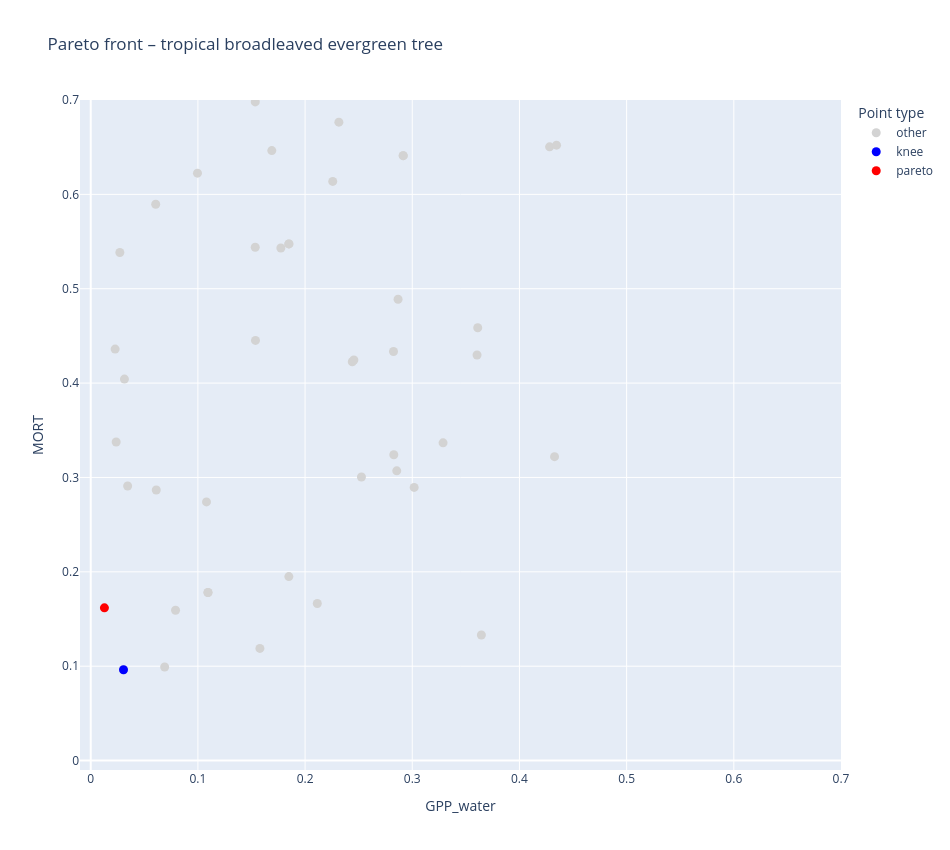
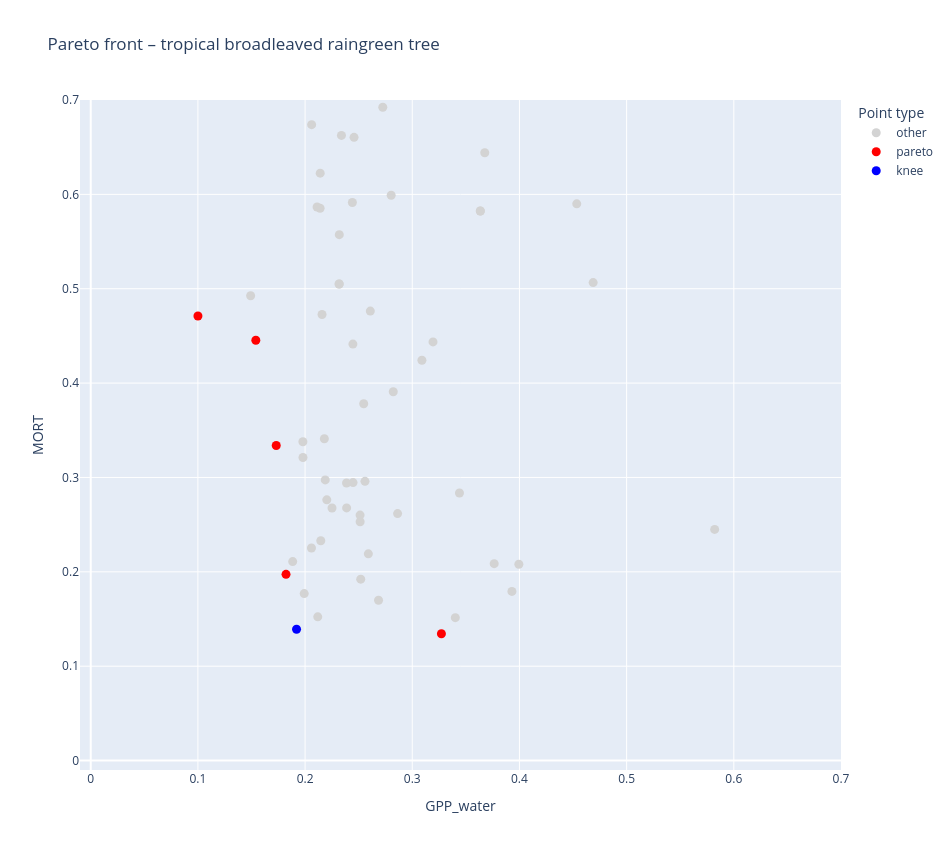
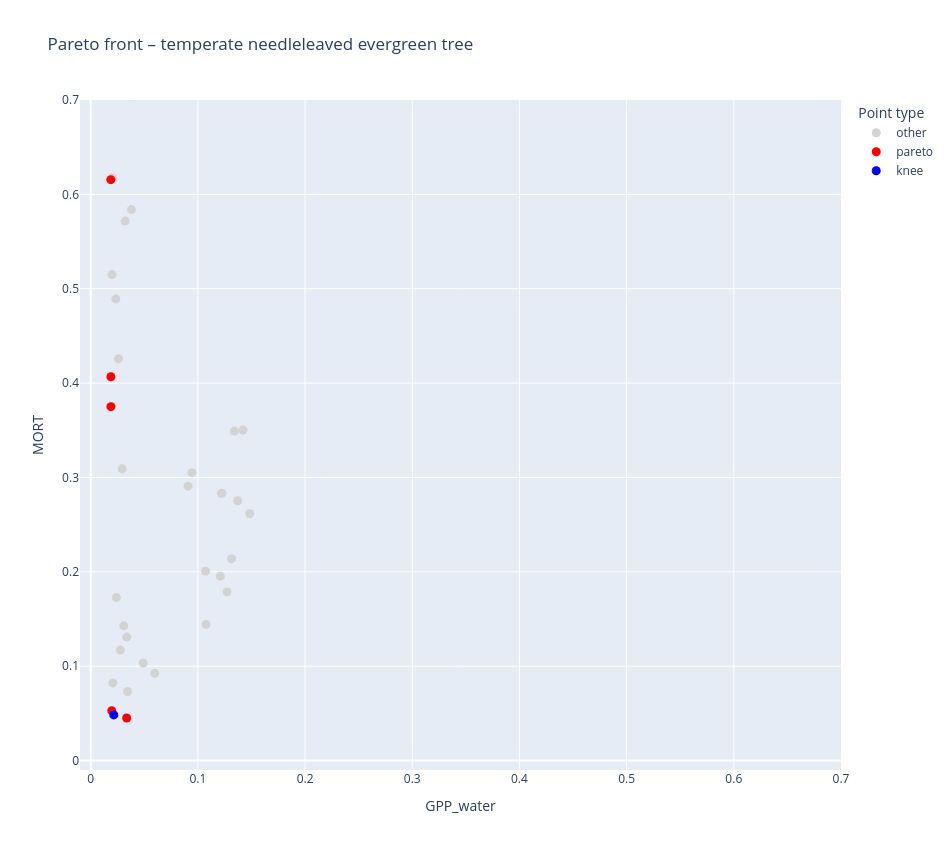
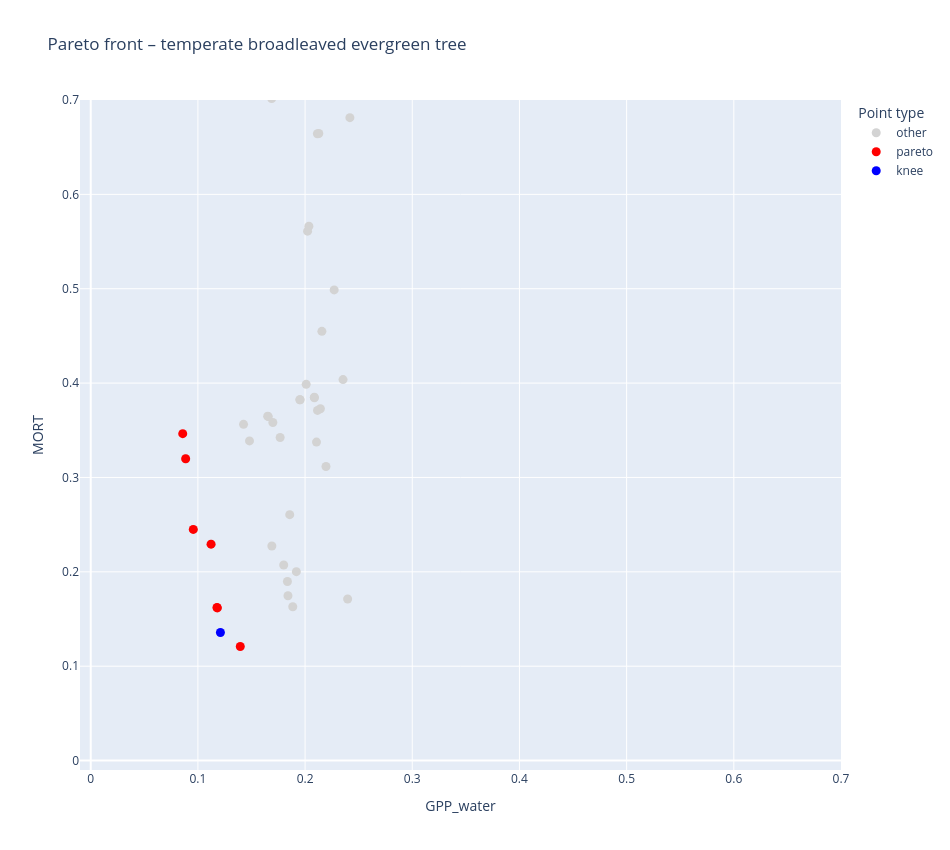

Notebook cell for these charts, in order:
### Markdown cell above
## Plots

### Code cell
for pft in df["pft"].unique():
    interactive_pareto_for_pft(df, pft)

### Figure 1 — Plotly figure (JSON) as saved in the notebook; plotly's stock layout.template omitted (floating-point values rounded to 4 significant figures; data arrays with more than 128 entries replaced by an {"elided": "..."} marker saying what was removed)
{"data": [{"customdata": {"elided": "98x7 float values"}, "hovertemplate": "category=other<br>GPP_water=%{x:.3f}<br>MORT=%{y:.3f}<br>trial=%{customdata[0]}<br>alpha_tropical_broadleaved_evergreen_tree=%{customdata[1]:.3f}<br>beta_tropical_broadleaved_evergreen_tree=%{customdata[2]:.3f}<br>gpp_water_slope=%{customdata[3]:.3f}<br>mort_slope=%{customdata[4]:.3f}<br>gpp_water_intercept=%{customdata[5]:.3f}<br>mort_intercept=%{customdata[6]:.3f}<extra></extra>", "legendgroup": "other", "marker": {"color": "lightgray", "size": 9, "symbol": "circle"}, "mode": "markers", "name": "other", "orientation": "v", "showlegend": true, "type": "scatter", "x": [0.108, 0.02277, 0.3838, 0.1723, 0.1094, 0.03898, 0.1535, 0.3611, 0.02462, 0.2016, 0.2915, 0.3662, 0.3373, 0.2702, 0.244, 0.3133, 0.1405, 0.06899, 0.02717, 0.1774, 0.3763, 0.2315, 0.2783, 0.03446, 0.3413, 0.3278, 0.39, 0.4033, 0.2635, 0.1479, 0.3018, 0.365, 0.1849, 0.06941, 0.4281, 0.2436, 0.1537, 0.1174, 0.3604, 0.3812, 0.2272, 0.344, 0.4327, 0.2965, 0.191, 0.3996, 0.3296, 0.2526, 0.2828, 0.3846, 0.1849, 0.1849, 0.2694, 0.3769, 0.3881, 0.1578, 0.2825, 0.2915, 0.4346, 0.3674, 0.2258, 0.03146, 0.1535, 0.3133, 0.3645, 0.09053, 0.2867, 0.2455, 0.09847, 0.2311, 0.02363, 0.3287, 0.244, 0.2692, 0.1063, 0.2686, 0.2855, 0.2706, 0.07915, 0.09959, 0.2991, 0.2948, 0.0743, 0.3615, 0.1689, 0.2114, 0.1658, 0.1578, 0.1958, 0.03058, 0.1094, 0.3614, 0.06063, 0.3459, 0.4052, 0.06115, 0.02375, 0.4], "xaxis": "x", "y": [0.2741, 0.4361, 1.395, 0.9718, 0.1781, 0.9247, 0.698, 0.4586, 1.896, 1.662, 0.641, 1.762, 0.7683, 1.637, 0.4227, 1.332, 0.7854, 0.09915, 0.5383, 0.5431, 1.609, 0.6765, 0.8854, 0.2909, 1.495, 1.417, 1.424, 1.628, 1.205, 1.654, 0.2894, 1.615, 0.5475, 1.719, 0.6503, 1.433, 0.4452, 1.788, 0.4298, 1.383, 1.509, 1.55, 0.3221, 1.504, 1.854, 0.7961, 0.8028, 0.3005, 0.3241, 1.384, 0.5475, 0.195, 0.8605, 1.397, 1.399, 0.8099, 0.4335, 0.641, 0.6522, 1.617, 0.6137, 0.4042, 0.544, 1.332, 0.1331, 1.877, 0.4888, 0.4245, 1.877, 1.638, 1.917, 0.3367, 1.725, 0.7343, 1.519, 1.192, 0.307, 1.091, 0.1592, 0.6225, 1.462, 1.485, 1.766, 1.669, 0.6464, 0.1664, 1.291, 0.1188, 1.88, 0.09621, 0.1781, 1.6, 0.5895, 1.432, 0.8906, 0.2867, 0.3376, 0.8537], "yaxis": "y"}, {"customdata": [[47.0, 0.1469, 9.602, 0.1118, -0.5581, 0.02506, -1.944]], "hovertemplate": "category=knee<br>GPP_water=%{x:.3f}<br>MORT=%{y:.3f}<br>trial=%{customdata[0]}<br>alpha_tropical_broadleaved_evergreen_tree=%{customdata[1]:.3f}<br>beta_tropical_broadleaved_evergreen_tree=%{customdata[2]:.3f}<br>gpp_water_slope=%{customdata[3]:.3f}<br>mort_slope=%{customdata[4]:.3f}<br>gpp_water_intercept=%{customdata[5]:.3f}<br>mort_intercept=%{customdata[6]:.3f}<extra></extra>", "legendgroup": "knee", "marker": {"color": "blue", "size": 9, "symbol": "circle"}, "mode": "markers", "name": "knee", "orientation": "v", "showlegend": true, "type": "scatter", "x": [0.03058], "xaxis": "x", "y": [0.09621], "yaxis": "y"}, {"customdata": [[86.0, 0.1171, 22.08, 0.1458, -0.635, 0.03267, -1.951]], "hovertemplate": "category=pareto<br>GPP_water=%{x:.3f}<br>MORT=%{y:.3f}<br>trial=%{customdata[0]}<br>alpha_tropical_broadleaved_evergreen_tree=%{customdata[1]:.3f}<br>beta_tropical_broadleaved_evergreen_tree=%{customdata[2]:.3f}<br>gpp_water_slope=%{customdata[3]:.3f}<br>mort_slope=%{customdata[4]:.3f}<br>gpp_water_intercept=%{customdata[5]:.3f}<br>mort_intercept=%{customdata[6]:.3f}<extra></extra>", "legendgroup": "pareto", "marker": {"color": "red", "size": 9, "symbol": "circle"}, "mode": "markers", "name": "pareto", "orientation": "v", "showlegend": true, "type": "scatter", "x": [0.01278], "xaxis": "x", "y": [0.1619], "yaxis": "y"}], "layout": {"height": 850, "legend": {"title": {"text": "Point type"}, "tracegroupgap": 0}, "title": {"text": "Pareto front – tropical broadleaved evergreen tree"}, "width": 950, "xaxis": {"anchor": "y", "domain": [0, 1], "range": [-0.01, 0.7], "title": {"text": "GPP_water"}}, "yaxis": {"anchor": "x", "domain": [0, 1], "range": [-0.01, 0.7], "title": {"text": "MORT"}}}}

### Figure 2 — Plotly figure (JSON) as saved in the notebook; plotly's stock layout.template omitted (floating-point values rounded to 4 significant figures; data arrays with more than 128 entries replaced by an {"elided": "..."} marker saying what was removed)
{"data": [{"customdata": {"elided": "94x7 float values"}, "hovertemplate": "category=other<br>GPP_water=%{x:.3f}<br>MORT=%{y:.3f}<br>trial=%{customdata[0]}<br>alpha_tropical_broadleaved_raingreen_tree=%{customdata[1]:.3f}<br>beta_tropical_broadleaved_raingreen_tree=%{customdata[2]:.3f}<br>gpp_water_slope=%{customdata[3]:.3f}<br>mort_slope=%{customdata[4]:.3f}<br>gpp_water_intercept=%{customdata[5]:.3f}<br>mort_intercept=%{customdata[6]:.3f}<extra></extra>", "legendgroup": "other", "marker": {"color": "lightgray", "size": 9, "symbol": "circle"}, "mode": "markers", "name": "other", "orientation": "v", "showlegend": true, "type": "scatter", "x": [0.3676, 0.2036, 0.2603, 0.2552, 0.2267, 0.2388, 0.1894, 0.2059, 0.3044, 0.3989, 0.2146, 0.2725, 0.259, 0.2764, 0.3635, 0.2061, 0.2609, 0.246, 0.2548, 0.2251, 0.2513, 0.214, 0.1884, 0.2447, 0.2881, 0.2457, 0.3565, 0.2803, 0.2655, 0.2141, 0.2092, 0.2318, 0.2182, 0.3994, 0.344, 0.2387, 0.4337, 0.2446, 0.2112, 0.2708, 0.2823, 0.5821, 0.2685, 0.2112, 0.2188, 0.3183, 0.211, 0.3506, 0.2528, 0.2202, 0.2318, 0.2319, 0.3402, 0.2238, 0.2557, 0.2187, 0.2339, 0.3989, 0.3764, 0.2441, 0.2898, 0.2559, 0.3635, 0.393, 0.3707, 0.2514, 0.4688, 0.2669, 0.2158, 0.1992, 0.2863, 0.2155, 0.2519, 0.3394, 0.2778, 0.2547, 0.3261, 0.3028, 0.1492, 0.218, 0.2436, 0.2686, 0.309, 0.252, 0.2231, 0.295, 0.211, 0.2267, 0.198, 0.2118, 0.3397, 0.3194, 0.198, 0.4534], "xaxis": "x", "y": [0.6442, 0.806, 1.321, 0.758, 1.105, 0.2677, 1.101, 0.2253, 1.286, 1.004, 0.2329, 0.6923, 0.219, 1.106, 0.5824, 0.6739, 0.4763, 1.273, 0.7111, 0.2677, 0.2601, 0.5853, 0.2109, 0.2945, 1.347, 0.6604, 1.209, 0.5991, 0.7679, 0.6225, 1.033, 0.5051, 0.9113, 0.208, 0.2835, 0.2941, 1.347, 0.4413, 0.5867, 1.284, 0.3908, 0.2449, 0.1699, 0.832, 0.2974, 0.9813, 0.7785, 0.7977, 0.949, 0.2763, 0.5051, 0.5573, 0.1515, 1.333, 1.321, 1.266, 0.6625, 1.004, 0.2086, 0.5913, 1.129, 0.2959, 0.5824, 0.1793, 1.491, 0.253, 0.5065, 1.248, 0.4727, 0.1769, 0.2617, 0.7349, 0.1922, 0.8116, 0.9024, 0.3782, 0.897, 1.077, 0.4925, 0.341, 1.083, 1.121, 0.4243, 0.7667, 0.8082, 0.9182, 0.7785, 1.105, 0.3378, 0.1523, 0.8335, 0.4436, 0.3212, 0.59], "yaxis": "y"}, {"customdata": [[8.0, 0.6709, 14.77, 0.01338, -0.6596, 0.005175, -1.596], [62.0, 0.2952, 15.34, -0.0606, -0.499, -0.01374, -2.17], [67.0, 0.4972, 10.71, -0.2065, -0.6199, -0.0416, -1.985], [75.0, 0.2028, 22.21, -0.03268, -0.4047, -0.007409, -2.381], [80.0, 0.523, 14.33, -0.0525, -0.5819, -0.009934, -1.689]], "hovertemplate": "category=pareto<br>GPP_water=%{x:.3f}<br>MORT=%{y:.3f}<br>trial=%{customdata[0]}<br>alpha_tropical_broadleaved_raingreen_tree=%{customdata[1]:.3f}<br>beta_tropical_broadleaved_raingreen_tree=%{customdata[2]:.3f}<br>gpp_water_slope=%{customdata[3]:.3f}<br>mort_slope=%{customdata[4]:.3f}<br>gpp_water_intercept=%{customdata[5]:.3f}<br>mort_intercept=%{customdata[6]:.3f}<extra></extra>", "legendgroup": "pareto", "marker": {"color": "red", "size": 9, "symbol": "circle"}, "mode": "markers", "name": "pareto", "orientation": "v", "showlegend": true, "type": "scatter", "x": [0.1, 0.1822, 0.3272, 0.154, 0.1731], "xaxis": "x", "y": [0.4711, 0.1973, 0.1344, 0.4454, 0.3339], "yaxis": "y"}, {"customdata": [[98.0, 0.2952, 15.34, -0.07063, -0.5535, -0.01578, -2.114]], "hovertemplate": "category=knee<br>GPP_water=%{x:.3f}<br>MORT=%{y:.3f}<br>trial=%{customdata[0]}<br>alpha_tropical_broadleaved_raingreen_tree=%{customdata[1]:.3f}<br>beta_tropical_broadleaved_raingreen_tree=%{customdata[2]:.3f}<br>gpp_water_slope=%{customdata[3]:.3f}<br>mort_slope=%{customdata[4]:.3f}<br>gpp_water_intercept=%{customdata[5]:.3f}<br>mort_intercept=%{customdata[6]:.3f}<extra></extra>", "legendgroup": "knee", "marker": {"color": "blue", "size": 9, "symbol": "circle"}, "mode": "markers", "name": "knee", "orientation": "v", "showlegend": true, "type": "scatter", "x": [0.192], "xaxis": "x", "y": [0.1392], "yaxis": "y"}], "layout": {"height": 850, "legend": {"title": {"text": "Point type"}, "tracegroupgap": 0}, "title": {"text": "Pareto front – tropical broadleaved raingreen tree"}, "width": 950, "xaxis": {"anchor": "y", "domain": [0, 1], "range": [-0.01, 0.7], "title": {"text": "GPP_water"}}, "yaxis": {"anchor": "x", "domain": [0, 1], "range": [-0.01, 0.7], "title": {"text": "MORT"}}}}

### Figure 3 — Plotly figure (JSON) as saved in the notebook; plotly's stock layout.template omitted (floating-point values rounded to 4 significant figures; data arrays with more than 128 entries replaced by an {"elided": "..."} marker saying what was removed)
{"data": [{"customdata": {"elided": "90x7 float values"}, "hovertemplate": "category=other<br>GPP_water=%{x:.3f}<br>MORT=%{y:.3f}<br>trial=%{customdata[0]}<br>alpha_temperate_needleleaved_evergreen_tree=%{customdata[1]:.3f}<br>beta_temperate_needleleaved_evergreen_tree=%{customdata[2]:.3f}<br>gpp_water_slope=%{customdata[3]:.3f}<br>mort_slope=%{customdata[4]:.3f}<br>gpp_water_intercept=%{customdata[5]:.3f}<br>mort_intercept=%{customdata[6]:.3f}<extra></extra>", "legendgroup": "other", "marker": {"color": "lightgray", "size": 9, "symbol": "circle"}, "mode": "markers", "name": "other", "orientation": "v", "showlegend": true, "type": "scatter", "x": [0.1077, 0.03088, 0.01847, 0.06945, 0.1223, 0.1321, 0.1618, 0.04028, 0.08918, 0.02374, 0.1052, 0.02058, 0.1093, 0.1922, 0.05027, 0.02342, 0.02022, 0.1591, 0.1436, 0.1371, 0.03794, 0.121, 0.0204, 0.02177, 0.02767, 0.06213, 0.1691, 0.1121, 0.0234, 0.1932, 0.1482, 0.04904, 0.1443, 0.03085, 0.1421, 0.02439, 0.1136, 0.02513, 0.09076, 0.1771, 0.1309, 0.09446, 0.1922, 0.1264, 0.01852, 0.02711, 0.1932, 0.0273, 0.1071, 0.1133, 0.1144, 0.08918, 0.05979, 0.1275, 0.07246, 0.03217, 0.109, 0.1922, 0.03357, 0.02637, 0.06404, 0.1531, 0.1341, 0.2028, 0.1807, 0.057, 0.1195, 0.01983, 0.02141, 0.1321, 0.1325, 0.2032, 0.0259, 0.1484, 0.1438, 0.03436, 0.114, 0.02954, 0.02941, 0.02395, 0.1242, 0.1913, 0.01886, 0.1223, 0.019, 0.01987, 0.1272, 0.1371, 0.03794, 0.1314], "xaxis": "x", "y": [0.1443, 0.1427, 1.249, 2.052, 0.2833, 2.041, 0.9699, 0.7044, 2.068, 1.034, 2.043, 0.08228, 1.886, 2.21, 1.043, 0.4892, 0.6176, 2.112, 2.14, 2.14, 0.5839, 0.1954, 0.8374, 1.442, 0.1171, 1.494, 0.9103, 2.033, 1.396, 2.178, 0.7301, 0.1034, 1.3, 1.822, 0.3502, 0.9347, 2.085, 1.813, 0.2908, 2.154, 2.137, 0.3051, 2.136, 2.021, 1.158, 0.8608, 2.178, 0.7116, 0.2007, 2.085, 2.057, 2.068, 0.09258, 2.129, 1.915, 0.5717, 2.031, 2.21, 0.1308, 0.8609, 1.623, 2.147, 0.3492, 2.211, 2.128, 1.491, 2.032, 1.002, 0.903, 2.018, 2.048, 2.156, 0.4259, 0.2616, 2.128, 0.07323, 2.044, 1.186, 0.3092, 0.1727, 2.07, 2.136, 0.375, 0.2833, 1.846, 0.515, 0.1787, 0.2753, 0.7846, 0.2139], "yaxis": "y"}, {"customdata": [[5.0, 0.3674, 9.603, 0.1236, -0.4663, 0.03955, -1.346], [7.0, 0.5745, 7.575, 0.124, -0.2303, 0.03882, -0.2812], [21.0, 0.4663, 23.1, 0.1228, -0.4405, 0.03906, -0.8035], [40.0, 0.2269, 20.02, 0.1262, -0.4267, 0.04059, -1.906], [47.0, 0.3015, 13.2, 0.1146, -0.4365, 0.03631, -1.578], [55.0, 0.4609, 17.67, 0.1194, -0.3359, 0.03814, -0.6707], [70.0, 0.1864, 22.93, 0.1474, -0.4178, 0.04749, -1.971], [88.0, 0.3229, 8.064, 0.116, -0.4266, 0.03711, -1.543], [97.0, 0.6491, 16.67, 0.1162, -0.1338, 0.03514, 0.05027]], "hovertemplate": "category=pareto<br>GPP_water=%{x:.3f}<br>MORT=%{y:.3f}<br>trial=%{customdata[0]}<br>alpha_temperate_needleleaved_evergreen_tree=%{customdata[1]:.3f}<br>beta_temperate_needleleaved_evergreen_tree=%{customdata[2]:.3f}<br>gpp_water_slope=%{customdata[3]:.3f}<br>mort_slope=%{customdata[4]:.3f}<br>gpp_water_intercept=%{customdata[5]:.3f}<br>mort_intercept=%{customdata[6]:.3f}<extra></extra>", "legendgroup": "pareto", "marker": {"color": "red", "size": 9, "symbol": "circle"}, "mode": "markers", "name": "pareto", "orientation": "v", "showlegend": true, "type": "scatter", "x": [0.01875, 0.01803, 0.01839, 0.01963, 0.01886, 0.01835, 0.03354, 0.01885, 0.01674], "xaxis": "x", "y": [0.6156, 1.617, 1.15, 0.05289, 0.375, 1.254, 0.04515, 0.4067, 1.927], "yaxis": "y"}, {"customdata": [[56.0, 0.2269, 13.94, 0.1306, -0.4261, 0.04209, -1.911]], "hovertemplate": "category=knee<br>GPP_water=%{x:.3f}<br>MORT=%{y:.3f}<br>trial=%{customdata[0]}<br>alpha_temperate_needleleaved_evergreen_tree=%{customdata[1]:.3f}<br>beta_temperate_needleleaved_evergreen_tree=%{customdata[2]:.3f}<br>gpp_water_slope=%{customdata[3]:.3f}<br>mort_slope=%{customdata[4]:.3f}<br>gpp_water_intercept=%{customdata[5]:.3f}<br>mort_intercept=%{customdata[6]:.3f}<extra></extra>", "legendgroup": "knee", "marker": {"color": "blue", "size": 9, "symbol": "circle"}, "mode": "markers", "name": "knee", "orientation": "v", "showlegend": true, "type": "scatter", "x": [0.02156], "xaxis": "x", "y": [0.04838], "yaxis": "y"}], "layout": {"height": 850, "legend": {"title": {"text": "Point type"}, "tracegroupgap": 0}, "title": {"text": "Pareto front – temperate needleleaved evergreen tree"}, "width": 950, "xaxis": {"anchor": "y", "domain": [0, 1], "range": [-0.01, 0.7], "title": {"text": "GPP_water"}}, "yaxis": {"anchor": "x", "domain": [0, 1], "range": [-0.01, 0.7], "title": {"text": "MORT"}}}}

### Figure 4 — Plotly figure (JSON) as saved in the notebook; plotly's stock layout.template omitted (floating-point values rounded to 4 significant figures; data arrays with more than 128 entries replaced by an {"elided": "..."} marker saying what was removed)
{"data": [{"customdata": {"elided": "91x7 float values"}, "hovertemplate": "category=other<br>GPP_water=%{x:.3f}<br>MORT=%{y:.3f}<br>trial=%{customdata[0]}<br>alpha_temperate_broadleaved_evergreen_tree=%{customdata[1]:.3f}<br>beta_temperate_broadleaved_evergreen_tree=%{customdata[2]:.3f}<br>gpp_water_slope=%{customdata[3]:.3f}<br>mort_slope=%{customdata[4]:.3f}<br>gpp_water_intercept=%{customdata[5]:.3f}<br>mort_intercept=%{customdata[6]:.3f}<extra></extra>", "legendgroup": "other", "marker": {"color": "lightgray", "size": 9, "symbol": "circle"}, "mode": "markers", "name": "other", "orientation": "v", "showlegend": true, "type": "scatter", "x": [0.2087, 0.2354, 0.2588, 0.1481, 0.1952, 0.3088, 0.2611, 0.3026, 0.1699, 0.3255, 0.2882, 0.2177, 0.2342, 0.2863, 0.3044, 0.1767, 0.169, 0.2801, 0.2525, 0.1919, 0.2471, 0.2157, 0.229, 0.1885, 0.2862, 0.1857, 0.2801, 0.1651, 0.2507, 0.2865, 0.1656, 0.08897, 0.1426, 0.184, 0.06828, 0.3006, 0.2459, 0.2918, 0.2143, 0.2115, 0.1688, 0.2116, 0.2629, 0.2896, 0.2389, 0.3013, 0.08859, 0.2023, 0.2086, 0.2459, 0.2565, 0.2808, 0.2517, 0.1123, 0.1355, 0.2474, 0.1801, 0.201, 0.2128, 0.09568, 0.2397, 0.2426, 0.3315, 0.2407, 0.286, 0.2883, 0.2404, 0.2559, 0.2418, 0.2989, 0.2915, 0.2733, 0.1835, 0.2107, 0.3421, 0.2035, 0.3389, 0.2517, 0.3084, 0.2195, 0.2251, 0.2271, 0.2227, 0.2629, 0.1952, 0.2602, 0.3249, 0.3257, 0.09601, 0.3104, 0.08744], "xaxis": "x", "y": [0.3843, 0.4037, 1.42, 0.3387, 0.3823, 1.531, 1.345, 2.002, 0.3582, 2.031, 1.344, 1.28, 1.019, 1.3, 1.576, 0.3423, 0.2274, 1.503, 1.373, 0.2002, 1.216, 0.4549, 1.946, 0.163, 1.706, 0.2606, 1.275, 0.365, 1.817, 1.416, 0.3645, 1.213, 0.3563, 0.1747, 1.465, 1.259, 1.247, 1.129, 0.3729, 0.6643, 0.7016, 0.371, 0.8162, 1.694, 1.019, 1.391, 0.3198, 0.561, 0.3851, 1.247, 1.422, 1.144, 1.779, 0.2293, 1.528, 1.228, 0.2072, 0.3987, 0.6645, 0.245, 0.1712, 1.157, 1.964, 1.372, 1.696, 2.011, 1.208, 1.415, 0.6813, 1.224, 1.601, 1.333, 0.1897, 0.3375, 2.114, 0.5662, 2.053, 1.413, 1.645, 0.3116, 0.9457, 0.4988, 1.043, 0.8162, 0.3823, 1.468, 1.067, 2.119, 1.673, 1.947, 1.773], "yaxis": "y"}, {"customdata": [[10.0, 0.1028, 11.63, 0.06068, -0.2176, 0.01977, -1.951], [15.0, 0.121, 1.63, 0.07718, -0.2043, 0.02514, -1.96], [32.0, 0.1071, 0.612, 0.08425, -0.1534, 0.02744, -2.021], [41.0, 0.1872, 8.386, 0.0337, -0.341, 0.01098, -1.865], [46.0, 0.1387, 5.787, 0.05521, -0.281, 0.01799, -1.884], [69.0, 0.5419, 11.25, 0.1166, -0.4145, 0.03663, -0.5331], [71.0, 0.01789, 14.06, 0.087, -0.1367, 0.02834, -2.042], [90.0, 0.1387, 5.787, 0.05492, -0.2815, 0.01789, -1.884]], "hovertemplate": "category=pareto<br>GPP_water=%{x:.3f}<br>MORT=%{y:.3f}<br>trial=%{customdata[0]}<br>alpha_temperate_broadleaved_evergreen_tree=%{customdata[1]:.3f}<br>beta_temperate_broadleaved_evergreen_tree=%{customdata[2]:.3f}<br>gpp_water_slope=%{customdata[3]:.3f}<br>mort_slope=%{customdata[4]:.3f}<br>gpp_water_intercept=%{customdata[5]:.3f}<br>mort_intercept=%{customdata[6]:.3f}<extra></extra>", "legendgroup": "pareto", "marker": {"color": "red", "size": 9, "symbol": "circle"}, "mode": "markers", "name": "pareto", "orientation": "v", "showlegend": true, "type": "scatter", "x": [0.1123, 0.09568, 0.08859, 0.1395, 0.1178, 0.05577, 0.08584, 0.1181], "xaxis": "x", "y": [0.2293, 0.245, 0.3198, 0.1208, 0.1622, 1.413, 0.3464, 0.1618], "yaxis": "y"}, {"customdata": [[97.0, 0.1872, 8.386, 0.05204, -0.3522, 0.01695, -1.83]], "hovertemplate": "category=knee<br>GPP_water=%{x:.3f}<br>MORT=%{y:.3f}<br>trial=%{customdata[0]}<br>alpha_temperate_broadleaved_evergreen_tree=%{customdata[1]:.3f}<br>beta_temperate_broadleaved_evergreen_tree=%{customdata[2]:.3f}<br>gpp_water_slope=%{customdata[3]:.3f}<br>mort_slope=%{customdata[4]:.3f}<br>gpp_water_intercept=%{customdata[5]:.3f}<br>mort_intercept=%{customdata[6]:.3f}<extra></extra>", "legendgroup": "knee", "marker": {"color": "blue", "size": 9, "symbol": "circle"}, "mode": "markers", "name": "knee", "orientation": "v", "showlegend": true, "type": "scatter", "x": [0.121], "xaxis": "x", "y": [0.1357], "yaxis": "y"}], "layout": {"height": 850, "legend": {"title": {"text": "Point type"}, "tracegroupgap": 0}, "title": {"text": "Pareto front – temperate broadleaved evergreen tree"}, "width": 950, "xaxis": {"anchor": "y", "domain": [0, 1], "range": [-0.01, 0.7], "title": {"text": "GPP_water"}}, "yaxis": {"anchor": "x", "domain": [0, 1], "range": [-0.01, 0.7], "title": {"text": "MORT"}}}}
